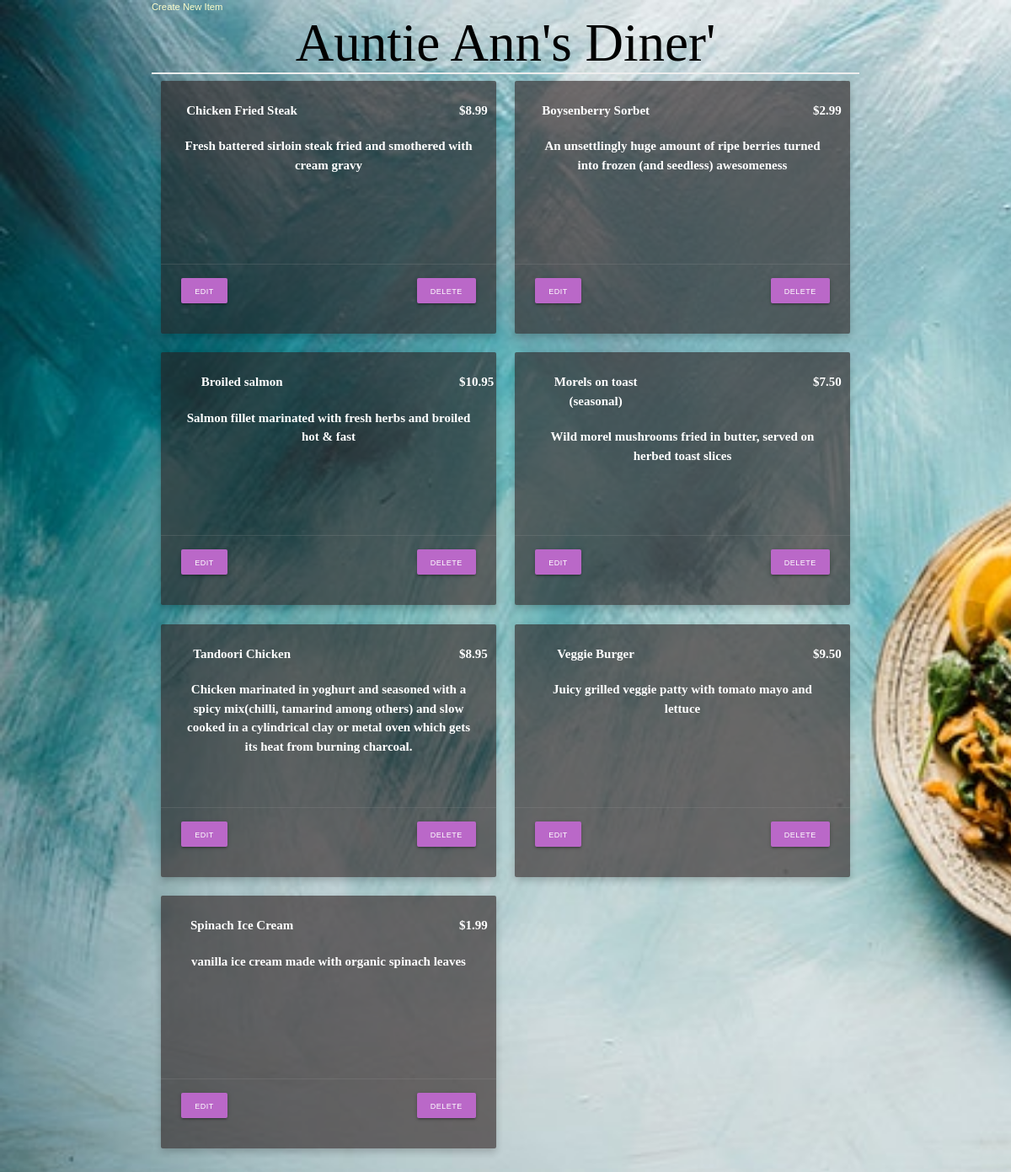
The page /restaurants/16/menu on the database its author committed.
### database_setup.py (models this page shows, shortened)
class Restaurant(Base):
    __tablename__ = 'restaurant'
    id = Column(Integer, primary_key=True)
    name = Column(String(250), nullable=False)

class MenuItem(Base):
    __tablename__ = 'menu_item'
    name = Column(String(80), nullable=False)
    id = Column(Integer, primary_key=True)
    desription = Column(String(250))
    price = Column(String(8))
    course = Column(String(250))
    restaurant_id = Column(Integer, ForeignKey('restaurant.id'))
    restaurant = relationship(Restaurant)

### final_project.py (the view)
@app.route('/restaurants/<int:restaurant_id>/menu')
def restaurantMenu(restaurant_id):
    restaurant = session.query(Restaurant).filter_by(id=restaurant_id).one()
    items = session.query(MenuItem).filter_by(restaurant_id=restaurant_id)
    return render_template(
        'menu.html', restaurant=restaurant, items=items, restaurant_id=restaurant_id)

### templates/menu.html (shortened to what this page needs)
<html>
	<head>
		<link rel="stylesheet" href="https://cdnjs.cloudflare.com/ajax/libs/materialize/1.0.0/css/materialize.min.css">
		<link rel=stylesheet type=text/css href="{{ url_for('static', filename='style.css') }}">
	</head>
	<body>
		<div class="container">
			<a href='{{url_for('newMenuItem', restaurant_id=restaurant_id) }}'>Create New Item</a>
			<div class="row">
				<h1 style="text-align:center;">{{ restaurant.name }}</h1>
				{% for i in items %}
				<div class="col s6">
					<div class="card horizontal" width="100%" style="height:300px;">
						<div class="card-stacked">
							<div class="card-content">
								<div class="row">
									<div class="col s10">
										<span class='name'>
											<p>{{i.name}}</p>
										</span>
									</div>
									<div class="col s2">
										<span class='price'>
											<p>{{i.price}} </p>
										</span>
									</div>
								</div>
								<div class="row">
									<div class="col s12 ">
										<p style="text-align:center;">{{i.desription}}</p>
									</div>
								</div>
							</div>
							<div class="card-action" style="border-top: black, 1px;">
								<a class=" left waves-effect waves-light btn-small" href='{{url_for('editMenuItem',restaurant_id = restaurant.id, menu_id=i.id)}}'>Edit</a>
								<a class="right waves-effect waves-light btn-small" href='{{url_for('deleteMenuItem', restaurant_id = restaurant.id, menu_id=i.id)}}'>
									Delete</a>
							</div>
						</div>
					</div>
				</div>
				{% endfor %}
			</div>
		</div>
	</body>
</html>

### static/style.css (style rules this page uses)
body { font-family: sans-serif; background-image: url("/static/image/landingbg.jpeg"); background-repeat: no-repeat; background-size: cover; }
h1, h2, h3, h4 { color: white; }
h1, h2 { font-family: 'Georgia', serif; margin: 0; }
h1 { border-bottom: 2px solid #eee; }
p { color: #CCCCCC; }
a { text-decoration: none; color: #FFFFCC; font-size: .75em; }
.name { width: 50%; display: inline-block; float: left; }
.price { text-align: right; width: 50%; float: right; }
.card { box-shadow: 0 4px 8px 0 rgba(0, 0, 0, 0.2); transition: 0.3s; }
.card.horizontal { background-color: #2b1d1d99; }
.card .card-content p { margin: 0; color: white; text-align: center; font-style: inherit; font-weight: 900; font-family: cursive; }
a.waves-effect.waves-light.btn-small { background-color: #ba68c8; margin-bottom: 20; font-size: xx-small; height: 30px; text-align: center; }
h1 { color: black; }

### rows shown on the page
Restaurant: name "Auntie Ann's Diner'"
MenuItem: name "Chicken Fried Steak", price "$8.99", desription "Fresh battered sirloin steak fried and smothered with cream gravy"
MenuItem: name "Boysenberry Sorbet", price "$2.99", desription "An unsettlingly huge amount of ripe berries turned into frozen (and seedless) awesomeness"
MenuItem: name "Broiled salmon", price "$10.95", desription "Salmon fillet marinated with fresh herbs and broiled hot & fast"
MenuItem: name "Morels on toast (seasonal)", price "$7.50", desription "Wild morel mushrooms fried in butter, served on herbed toast slices"
MenuItem: name "Tandoori Chicken", price "$8.95", desription "Chicken marinated in yoghurt and seasoned with a spicy mix(chilli, tamarind among others) and slow cooked in a cylindrical clay or metal oven which gets its heat from burning charcoal."
MenuItem: name "Veggie Burger", price "$9.50", desription "Juicy grilled veggie patty with tomato mayo and lettuce"
MenuItem: name "Spinach Ice Cream", price "$1.99", desription "vanilla ice cream made with organic spinach leaves"
